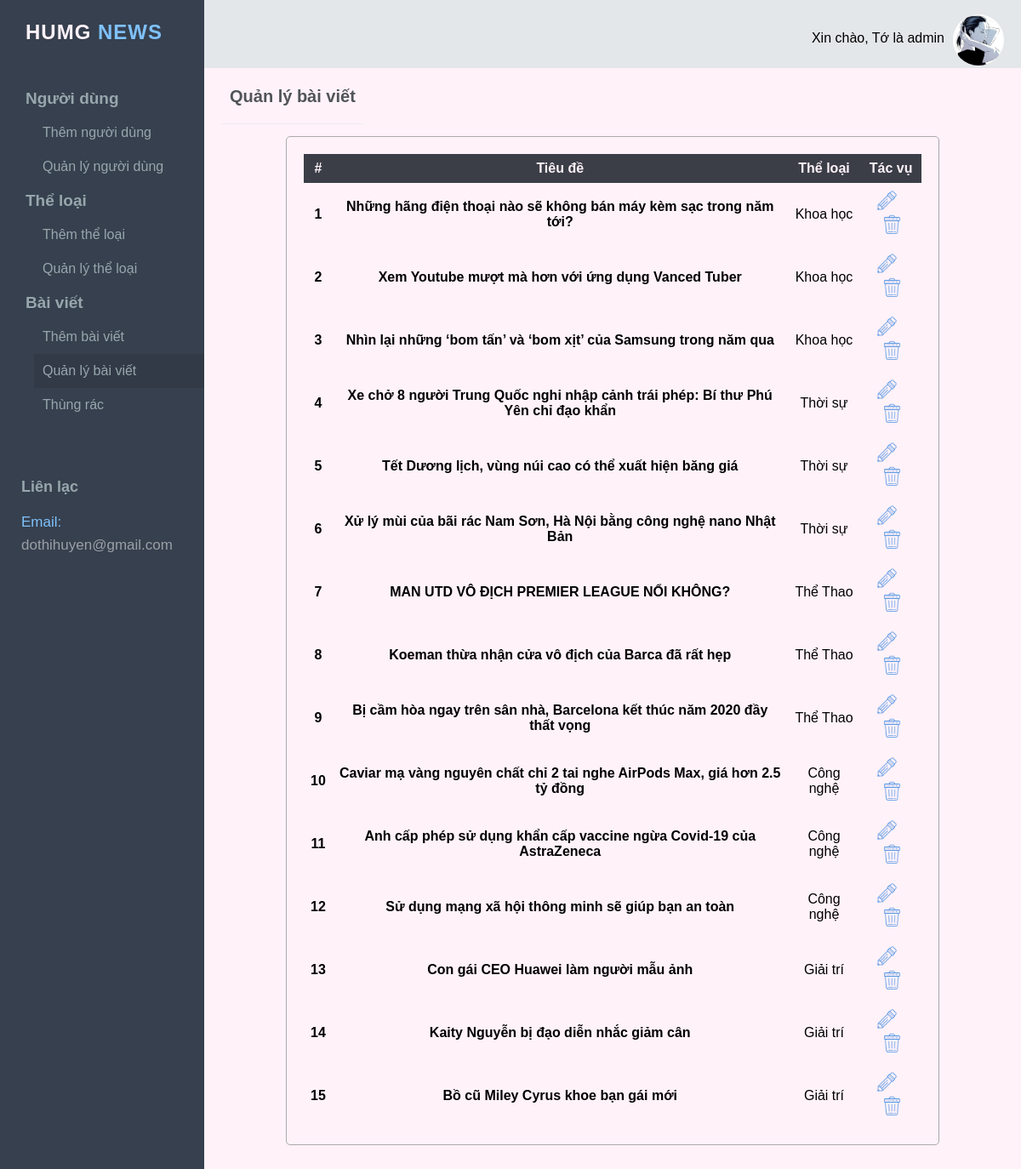
Screenshot of /admin/manage-post.php (signed in) with the database file from the repository.
### tables this page shows
CREATE TABLE `tintuc` (
  `MaTinTuc` int(11) NOT NULL,
  `TieuDe` longtext DEFAULT NULL,
  `MaTL` int(11) DEFAULT NULL,
  `NoiDung` longtext DEFAULT NULL,
  `Anh` varchar(255) DEFAULT NULL,
  `NgayDang` timestamp NULL DEFAULT current_timestamp(),
  `NgayCapNhat` timestamp NULL DEFAULT NULL ON UPDATE current_timestamp(),
  `IsActivate` int(1) DEFAULT NULL,
  `MoTa` longtext DEFAULT NULL,
  `url` longtext DEFAULT NULL
);

CREATE TABLE `theloai` (
  `MaTL` int(10) NOT NULL,
  `TenTL` varchar(150) DEFAULT NULL,
  `MoTa` text DEFAULT NULL,
  `NgayTao` timestamp NULL DEFAULT current_timestamp(),
  `NgayCapNhat` timestamp NULL DEFAULT NULL ON UPDATE current_timestamp(),
  `IsActivate` int(1) DEFAULT NULL
);

### admin/manage-post.php (the view, shortened to what this page needs)
<?php
include('../includes/config.php');
if (strlen($_SESSION['login']) == 0) {
    header('location:index.php');
} else {
?>
    <!DOCTYPE html>
    <html>
    <head>
        <link href="css/manager.css" rel="stylesheet" type="text/css" />
        <link href="css/button.css" rel="stylesheet" type="text/css" />
    </head>
    <body height=100%>
        <?php include('manager.php'); ?>
        <div class="main-right">
            <h4 class="page-title">Quản lý bài viết</h4>
            <form class="form" name="addPost" method="post" enctype="multipart/form-data">
                <div class="form-group1">
                    <table class="table-trash">
                        <tr class="color1">
                            <th>#</th>
                            <th>Tiêu đề</th>
                            <th>Thể loại</th>
                            <th>Tác vụ</th>
                        </tr>
                        <?php
                        $query = mysqli_query($con, "select MaTinTuc, TieuDe, TenTL from tintuc, theloai where theloai.MaTL=tintuc.MaTL and tintuc.IsActivate=1");
                        $rowcount = mysqli_num_rows($query);
                        $cnt = 1;
                        if ($rowcount == 0) {
                        ?>
                            <tr>
                                <td colspan="4" align="center">
                                    <h3 style="color:red">No record found</h3>
                                </td>
                            <tr>
                                <?php
                            } else {
                                while ($row = mysqli_fetch_array($query)) {
                                ?>
                            <tr>
                                <th><?php echo htmlentities($cnt); ?></th>
                                <td><b><?php echo htmlentities($row['TieuDe']); ?></b></td>
                                <td><?php echo htmlentities($row['TenTL']) ?></td>
                                <td><a href="edit-post.php?pid=<?php echo htmlentities($row['MaTinTuc']); ?>"><img class="icons" src="../images/icons/icons8-edit-64.png" alt="" srcset=""></a>
                                    &nbsp;<a href="manage-post.php?pid=<?php echo htmlentities($row['MaTinTuc']); ?>&&action=del" onclick="return confirm('Bạn có thực sự muốn xóa?')"> <img class="icons" src="../images/icons/icons8-trash-64.png" alt="" srcset=""></a> </td>
                            </tr>
                    <?php $cnt++;
                                }
                            } ?>
                    </table>
                </div>
            </form>
        </div>
    </body>
    </html>
<?php } ?>

### admin/css/manager.css (style rules this page uses)
* { box-sizing: border-box; font-family: sans-serif; }
html, body { margin: 0px; height: 100%; }
body { display: flex; flex-direction: column; }
a { text-decoration: none; }
.main-right { flex: 1; background-color: #fff2f9; margin-left: 240px !important; margin-top: 0px !important; }
.page-title { font-size: 20px; font-weight: 600; padding: 20px; margin: 2px -20px 20px 20px; border-bottom: 1px solid #eee; color: #505458; float: left; padding-left: 10px; padding-right: 10px; }
.form { background-color: #fff2f9; padding: 80px 10% 10px 10%; }
.h1, .h2, .h3, .h4, .h5, .h6, h1, h2, h3, h4, h5, h6 { color: #505458; margin: 10px 0; }
b, strong { font-weight: 600; }
.icons { height: 25px; width: 25px; }
td { text-align: center; vertical-align: middle; }

### admin/css/button.css (style rules this page uses)
.form-group1 { padding: 20px; border: 1px solid #aaaaaa; border-radius: 5px; background-clip: padding-box; margin-bottom: 20px; }
th { font-family: sans-serif; font-weight: 600; }
th, td { padding: 8px; }
.table-trash { width: 100%; margin: 0; border: none; border-collapse: collapse; }
tr.color1 { color: #fff2f9; background-color: #3b3e47; }

### rows the page displays
tintuc: TieuDe "Những hãng điện thoại nào sẽ không bán máy kèm sạc trong năm tới?", theloai.TenTL "Khoa học"
tintuc: TieuDe "Xem Youtube mượt mà hơn với ứng dụng Vanced Tuber", theloai.TenTL "Khoa học"
tintuc: TieuDe "Nhìn lại những ‘bom tấn’ và ‘bom xịt’ của Samsung trong năm qua", theloai.TenTL "Khoa học"
tintuc: TieuDe "Xe chở 8 người Trung Quốc nghi nhập cảnh trái phép: Bí thư Phú Yên chỉ đạo khẩn", theloai.TenTL "Thời sự"
tintuc: TieuDe "Tết Dương lịch, vùng núi cao có thể xuất hiện băng giá", theloai.TenTL "Thời sự"
tintuc: TieuDe "Xử lý mùi của bãi rác Nam Sơn, Hà Nội bằng công nghệ nano Nhật Bản", theloai.TenTL "Thời sự"
tintuc: TieuDe "MAN UTD VÔ ĐỊCH PREMIER LEAGUE NỔI KHÔNG?", theloai.TenTL "Thể Thao"
tintuc: TieuDe "Koeman thừa nhận cửa vô địch của Barca đã rất hẹp", theloai.TenTL "Thể Thao"
tintuc: TieuDe "Bị cầm hòa ngay trên sân nhà, Barcelona kết thúc năm 2020 đầy thất vọng", theloai.TenTL "Thể Thao"
tintuc: TieuDe "Caviar mạ vàng nguyên chất chỉ 2 tai nghe AirPods Max, giá hơn 2.5 tỷ đồng", theloai.TenTL "Công nghệ"
tintuc: TieuDe "Anh cấp phép sử dụng khẩn cấp vaccine ngừa Covid-19 của AstraZeneca", theloai.TenTL "Công nghệ"
tintuc: TieuDe "Sử dụng mạng xã hội thông minh sẽ giúp bạn an toàn", theloai.TenTL "Công nghệ"
tintuc: TieuDe "Con gái CEO Huawei làm người mẫu ảnh", theloai.TenTL "Giải trí"
tintuc: TieuDe "Kaity Nguyễn bị đạo diễn nhắc giảm cân", theloai.TenTL "Giải trí"
tintuc: TieuDe "Bồ cũ Miley Cyrus khoe bạn gái mới", theloai.TenTL "Giải trí"

### other values shown
$_SESSION['name'] "Tớ là admin"
